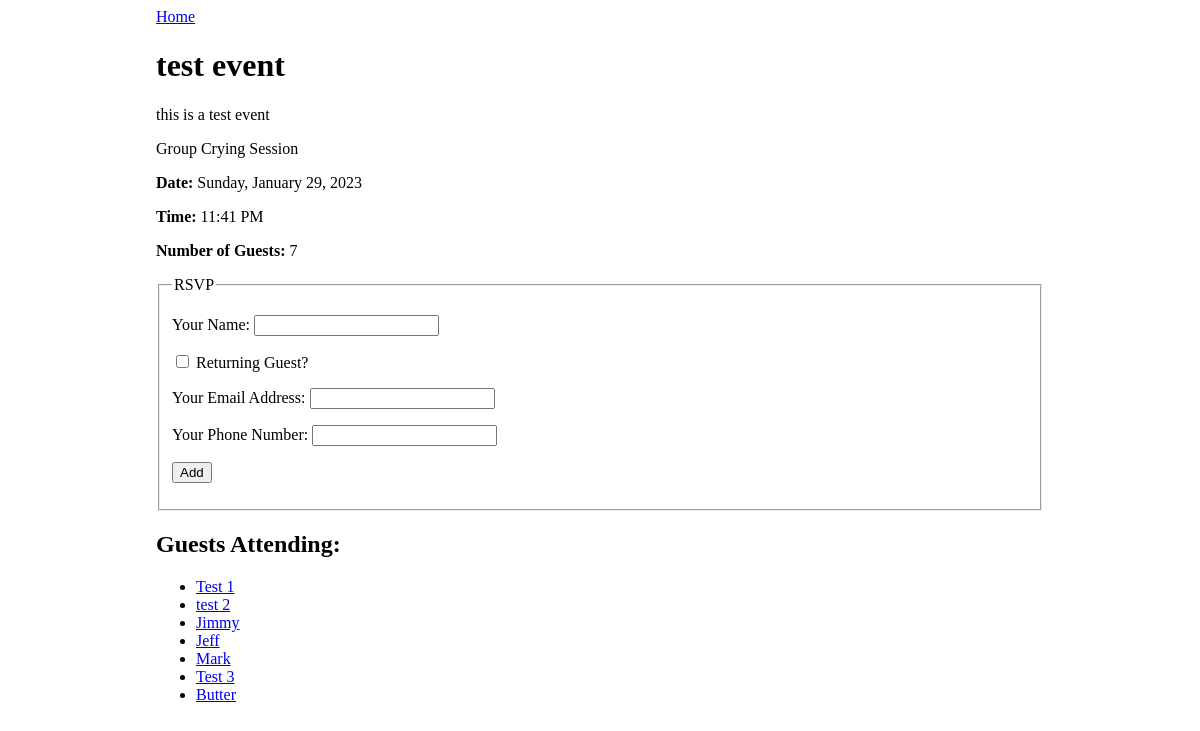
Screenshot of /event/1 with the database file from the repository.
### events_app/models.py (models this page shows, shortened)
class Event(db.Model):
    id = db.Column(db.Integer, primary_key=True)
    title = db.Column(db.String(80), nullable=False)
    description = db.Column(db.String(255), nullable=False)
    date_and_time = db.Column(db.DateTime, nullable=False)
    event_type = db.Column(db.Enum(Event_Type), default=Event_Type.NETWORKING, nullable=False)
    guests = db.relationship ('Guest', secondary='event_guests', back_populates='events_attending')

class Guest(db.Model):
    id = db.Column(db.Integer, primary_key=True)
    name = db.Column(db.String(80), nullable=False)
    email = db.Column(db.String(80), nullable=False)
    phone = db.Column(db.String(80), nullable=False)
    events_attending = db.relationship('Event', secondary='event_guests', back_populates='guests')

### events_app/routes.py (the view)
@main.route('/event/<event_id>', methods=['GET'])
def event_detail(event_id):
    event = Event.query.filter_by(id=event_id).one()
    context = {
        'event': event
    }
    return render_template('event_detail.html', **context)

### events_app/templates/event_detail.html (shortened to what this page needs)
{% extends 'base.html' %}
{% block content %}
<a href="/">Home</a>
<h1>{{event.title}}</h1>
<p>{{event.description}}</p>
<p>{{event.event_type.value}}</p>
<p><strong>Date:</strong> {{event.date_and_time.strftime('%A, %B %d, %Y')}}</p>
<p><strong>Time:</strong> {{event.date_and_time.strftime('%I:%M %p')}}</p>
<p><strong>Number of Guests:</strong> {{event.guests|count}}</p>
<form method="POST">
    <fieldset>
        <legend>RSVP</legend>
        <p>
            <label>
                Your Name:
                <input type="text" name="guest_name">
            </label>
        </p>
        <p>
            <label>
                <input type="checkbox" name="returning" onchange="returningGuestChanged(this.checked)">
                Returning Guest?
            </label>
        </p>
        <div id="new-guest-info">
            <p>
                <label>
                    Your Email Address:
                    <input type="email" name="email">
                </label>
            </p>
            <p>
                <label>
                    Your Phone Number:
                    <input type="phone" name="phone">
                </label>
            </p>
        </div>
        <p>
            <input type="submit" name="submit" value="Add">
        </p>
    </fieldset>
</form>
<h2>Guests Attending:</h2>
<ul>
    {% for guest in event.guests %}
        <li><a href="/guest/{{guest.id}}">{{guest.name}}</a></li>
    {% endfor %}
</ul>
{% endblock %}

### events_app/static/style.css (style rules this page uses)
body { display: flex; justify-content: center; }

### rows the page displays
Event: title "test event", description "this is a test event", event_type.value "Group Crying Session", date_and_time "Sunday, January 29, 2023", date_and_time "11:41 PM"
Guest: name "Test 1"
Guest: name "test 2"
Guest: name "Jimmy"
Guest: name "Jeff"
Guest: name "Mark"
Guest: name "Test 3"
Guest: name "Butter"

### other values shown
{{ event.guests|count }} "7"
